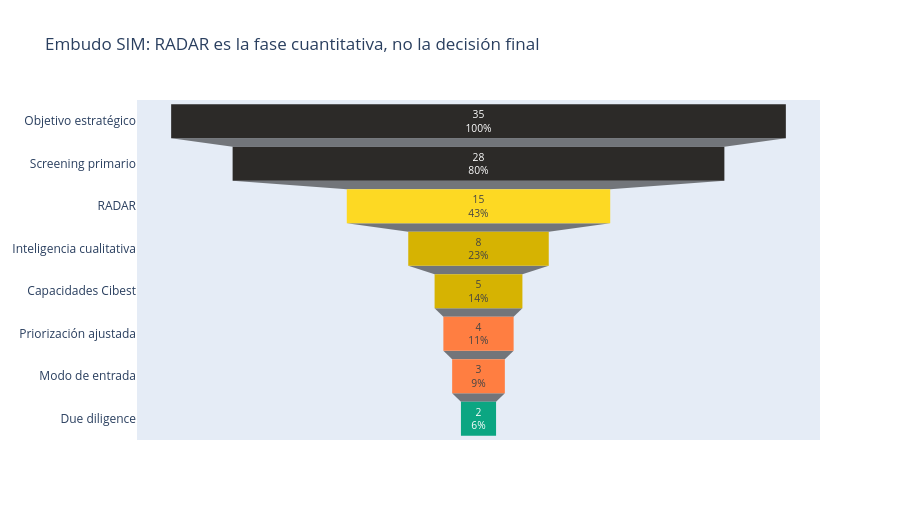

This figure's notebook cell:
### Code cell
# -----------------------------------------------------------------------------
# SIM funnel visualization
# -----------------------------------------------------------------------------
sim_funnel = pd.DataFrame([
    {"fase": 1, "etapa": "Objetivo estratégico", "pregunta": "¿Para qué se internacionaliza Cibest?", "output": "Tesis y criterios de decisión", "siguiente": "Define universo, pesos y tesis por línea"},
    {"fase": 2, "etapa": "Screening primario", "pregunta": "¿Qué mercados son viables?", "output": "Mercados admisibles", "siguiente": "Evita analizar mercados inviables"},
    {"fase": 3, "etapa": "RADAR", "pregunta": "¿Dónde tiene sentido profundizar?", "output": "Ranking, perfiles, drivers, señales", "siguiente": "Activa profundización cualitativa"},
    {"fase": 4, "etapa": "Inteligencia cualitativa", "pregunta": "¿Qué explica la oportunidad y el riesgo?", "output": "Diagnóstico sectorial y competitivo", "siguiente": "Valida o ajusta la señal cuantitativa"},
    {"fase": 5, "etapa": "Capacidades Cibest", "pregunta": "¿Puede Cibest capturar la oportunidad?", "output": "Gap de capacidades", "siguiente": "Ajusta priorización"},
    {"fase": 6, "etapa": "Priorización ajustada", "pregunta": "¿Qué mercados quedan en shortlist?", "output": "Candidatos perfilados", "siguiente": "Define modo de entrada"},
    {"fase": 7, "etapa": "Modo de entrada", "pregunta": "¿Cómo entrar?", "output": "Build / buy / partner / digital", "siguiente": "Prepara due diligence"},
    {"fase": 8, "etapa": "Due diligence", "pregunta": "¿Se justifica GO / NO-GO?", "output": "Decisión de inversión", "siguiente": "Ejecución o monitoreo"},
])

display(style_table(sim_funnel))

fig = go.Figure(go.Funnel(
    y=sim_funnel["etapa"],
    x=[35, 28, 15, 8, 5, 4, 3, 2],
    textinfo="value+percent initial",
    marker={"color": [CIBEST["gray"], CIBEST["gray"], CIBEST["yellow"], CIBEST["gold"], CIBEST["gold"], CIBEST["amber"], CIBEST["amber"], CIBEST["green"]]},
))
fig.update_layout(title="Embudo SIM: RADAR es la fase cuantitativa, no la decisión final", height=520)
fig.show()

insight_box(
    "Lectura ejecutiva del embudo",
    "RADAR reduce el universo hacia una shortlist analítica. La decisión de entrada exige fases posteriores: inteligencia cualitativa, capacidades internas, modo de entrada y due diligence."
)

### Figure 1 — Plotly figure (JSON) as saved in the notebook; plotly's stock layout.template omitted (floating-point values rounded to 4 significant figures)
{"data": [{"marker": {"color": ["#2C2A28", "#2C2A28", "#FDD923", "#D6B302", "#D6B302", "#FF7E41", "#FF7E41", "#0BA682"]}, "textinfo": "value+percent initial", "type": "funnel", "x": [35, 28, 15, 8, 5, 4, 3, 2], "y": ["Objetivo estratégico", "Screening primario", "RADAR", "Inteligencia cualitativa", "Capacidades Cibest", "Priorización ajustada", "Modo de entrada", "Due diligence"]}], "layout": {"height": 520, "title": {"text": "Embudo SIM: RADAR es la fase cuantitativa, no la decisión final"}}}
